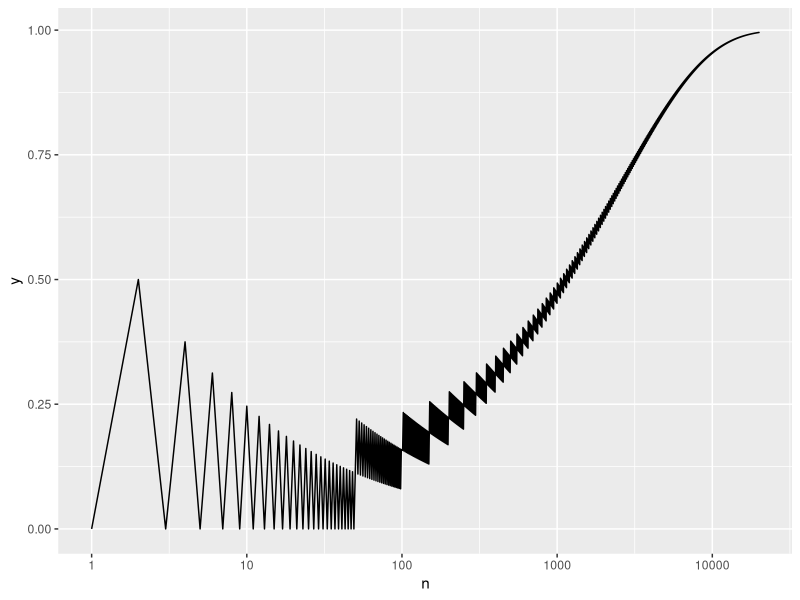

Reproduce this figure in R.
## ---- chunk 1
knitr::opts_chunk$set(echo = TRUE)
## ---- chunk 2
wlln <- function(n, eps, p = .5) {
  pbinom(n*p + n*eps, n, p) - pbinom(n*p - n*eps, n, p)
}

eps <- 0.01
n <- seq(1, 20000, 1)
y <- wlln(n, eps)
df <- data.frame(n, y)

library(ggplot2)
ggplot(df, aes(x = n, y = y)) +
  geom_line() +
  scale_x_log10()
